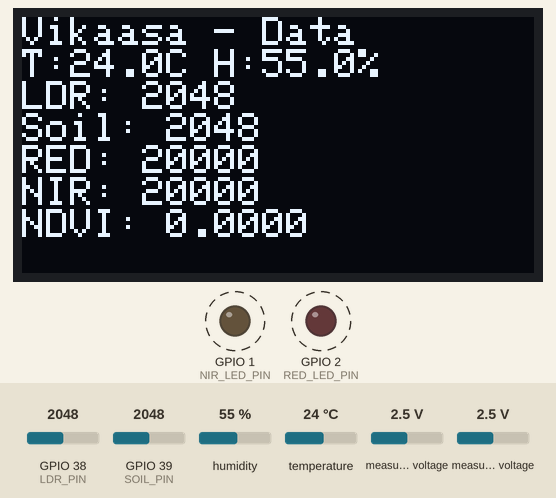
This sketch was run on a simulated ESP32. Parts: 128×64 one-colour display, output pins drawn as LEDs (lit = HIGH). Dashed ring = blinking. The test bench sets the inputs (shaded band); at power-on: humidity 55 %, measured voltage 2.5 V, GPIO 38 (LDR_PIN) = 2048, GPIO 39 (SOIL_PIN) = 2048, temperature 24 °C. What the sketch prints to the serial monitor is not drawn.

Above: at 3.2 s.
3.3 s: humidity set to 22 %
At 7.5 s:
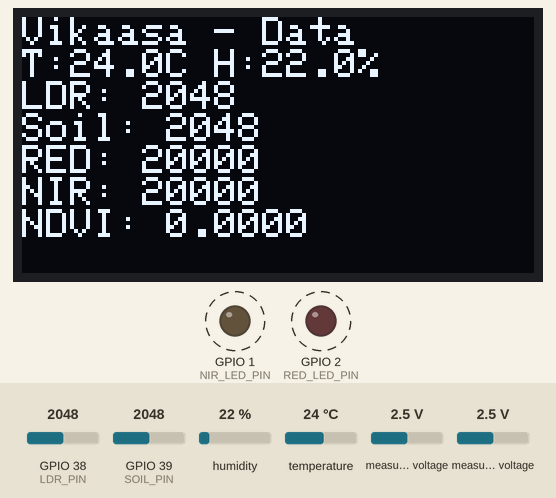
7.8 s: measured voltage (sensor 200) set to 0.1 V
At 9.7 s:
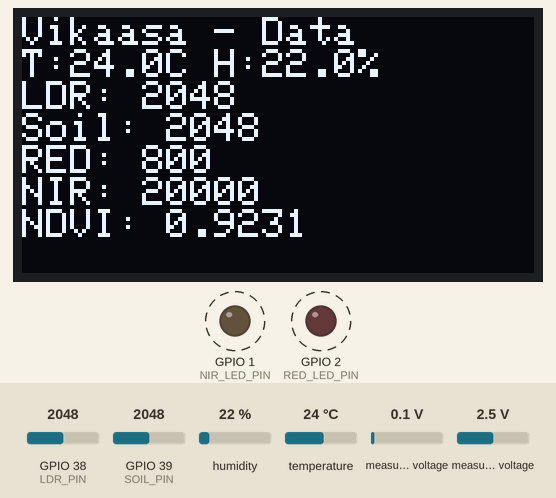
10.1 s: measured voltage (sensor 201) set to 0.1 V
At 11.7 s:
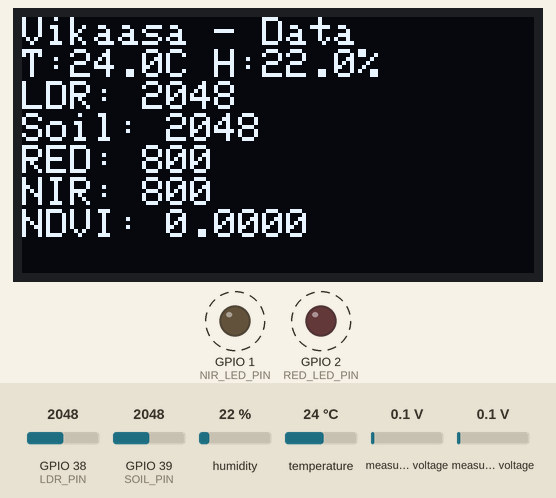
12.1 s: GPIO 38 (LDR_PIN) set to 2866
At 15.7 s:
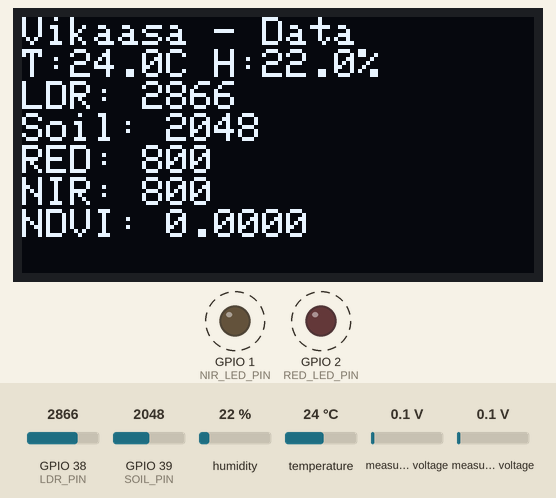
16.1 s: GPIO 39 (SOIL_PIN) set to 2866
At 19.0 s:
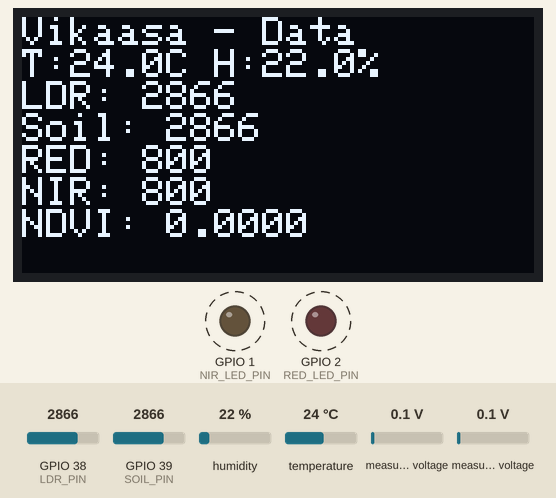
20.1 s: temperature set to 12 °C
At 24.16 s:
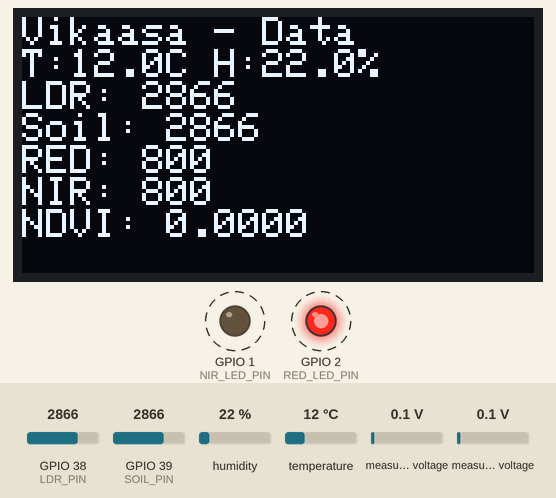
Timing chart, 0 to 25.1 s (numbered marks = the images above; inputs shaded):
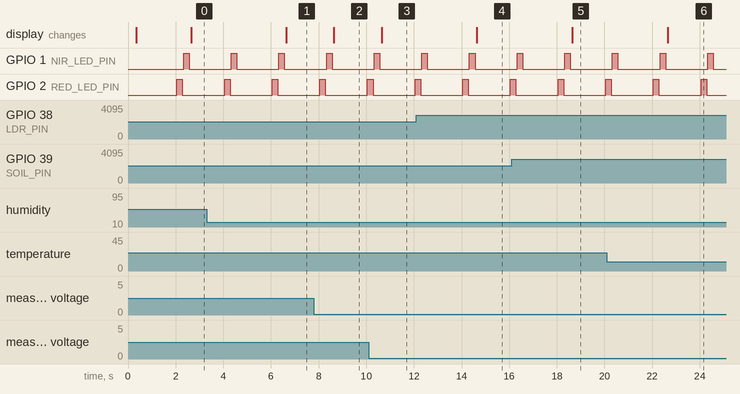

The sketch:

vikaasa_dataset_collector_oled.ino
```cpp
#include <Wire.h>
#include <Adafruit_GFX.h>
#include <Adafruit_SH110X.h>
#include <Adafruit_ADS1X15.h>
#include <DHT.h>
#include <math.h>

// ============================================================
// VIKAASA DATA COLLECTION FIRMWARE
//
// Shows live readings on the OLED. The operator inspects the
// displayed values, then enters the ground-truth condition in
// the Python logger and presses ENTER to save one observation.
//
// Serial format expected by the Python logger:
// DATA,temp,humidity,ldr,soil,red,nir,ndvi
// ============================================================

// Pin configuration from the supplied Vikaasa firmware
#define LDR_PIN       A2
#define SOIL_PIN      A3
#define NIR_LED_PIN   D0
#define RED_LED_PIN   D1
#define DHT_PIN       D3
#define DHT_TYPE      DHT22

#define SDA_PIN       4
#define SCL_PIN       5
#define OLED_ADDR     0x3C
#define ADS_ADDR      0x48

const unsigned long SERIAL_BAUD = 115200;
const unsigned long SAMPLE_INTERVAL_MS = 2000;
const unsigned long LED_SETTLE_MS = 100;
const unsigned long LED_OFF_SETTLE_MS = 50;
const int ADS_SAMPLES = 10;

Adafruit_SH1106G display(128, 64, &Wire, -1);
Adafruit_ADS1115 ads;
DHT dht(DHT_PIN, DHT_TYPE);

unsigned long lastSampleMs = 0;

int ldrRaw = 0;
int soilRaw = 0;
int redRaw = 0;
int nirRaw = 0;
float temperature = NAN;
float humidity = NAN;
float ndvi = NAN;

int readADSaverage(uint8_t channel) {
  long total = 0;

  for (int i = 0; i < ADS_SAMPLES; i++) {
    total += ads.readADC_SingleEnded(channel);
    delay(5);
  }

  return (int)(total / ADS_SAMPLES);
}

void readOpticalSensors() {
  digitalWrite(RED_LED_PIN, LOW);
  digitalWrite(NIR_LED_PIN, LOW);
  delay(LED_OFF_SETTLE_MS);

  // RED LED on alone -> ADS1115 A0
  digitalWrite(RED_LED_PIN, HIGH);
  delay(LED_SETTLE_MS);
  redRaw = readADSaverage(0);
  digitalWrite(RED_LED_PIN, LOW);
  delay(LED_OFF_SETTLE_MS);

  // NIR LED on alone -> ADS1115 A1
  digitalWrite(NIR_LED_PIN, HIGH);
  delay(LED_SETTLE_MS);
  nirRaw = readADSaverage(1);
  digitalWrite(NIR_LED_PIN, LOW);
  delay(LED_OFF_SETTLE_MS);
}

float calculateNDVI(int red, int nir) {
  long denominator = (long)nir + (long)red;

  if (denominator <= 0) {
    return NAN;
  }

  // Preliminary index from raw sensor counts; calibrate optical
  // measurements before interpreting this as scientific NDVI.
  return ((float)nir - (float)red) / (float)denominator;
}

void showStartupMessage(const char* line1, const char* line2) {
  display.clearDisplay();
  display.setTextSize(1);
  display.setTextColor(SH110X_WHITE);
  display.setCursor(0, 0);
  display.println("Vikaasa Dataset");
  display.println(line1);
  display.println(line2);
  display.display();
}

void showReadings() {
  display.clearDisplay();
  display.setTextSize(1);
  display.setTextColor(SH110X_WHITE);
  display.setCursor(0, 0);

  display.println("Vikaasa - Data");

  display.print("T:");
  if (isnan(temperature)) display.print("--");
  else display.print(temperature, 1);
  display.print("C H:");
  if (isnan(humidity)) display.print("--");
  else display.print(humidity, 1);
  display.println("%");

  display.print("LDR: ");
  display.println(ldrRaw);

  display.print("Soil: ");
  display.println(soilRaw);

  display.print("RED: ");
  display.println(redRaw);

  display.print("NIR: ");
  display.println(nirRaw);

  display.print("NDVI: ");
  if (isnan(ndvi)) display.println("INVALID");
  else display.println(ndvi, 4);

  display.display();
}

void printSerialData() {
  // Keep this as a single CSV-style line so the Python reader can parse it.
  Serial.print("DATA,");
  Serial.print(temperature, 2);
  Serial.print(",");
  Serial.print(humidity, 2);
  Serial.print(",");
  Serial.print(ldrRaw);
  Serial.print(",");
  Serial.print(soilRaw);
  Serial.print(",");
  Serial.print(redRaw);
  Serial.print(",");
  Serial.print(nirRaw);
  Serial.print(",");

  if (isnan(ndvi)) Serial.println("0.0000");
  else Serial.println(ndvi, 4);
}

void setup() {
  Serial.begin(SERIAL_BAUD);
  delay(300);

  pinMode(RED_LED_PIN, OUTPUT);
  pinMode(NIR_LED_PIN, OUTPUT);
  digitalWrite(RED_LED_PIN, LOW);
  digitalWrite(NIR_LED_PIN, LOW);

  pinMode(LDR_PIN, INPUT);
  pinMode(SOIL_PIN, INPUT);

  Wire.begin(SDA_PIN, SCL_PIN);
  Wire.setClock(400000);

  if (!display.begin(OLED_ADDR, true)) {
    Serial.println("ERROR: OLED initialization failed");
    while (true) delay(10);
  }

  if (!ads.begin(ADS_ADDR)) {
    showStartupMessage("ERROR:", "ADS1115 missing");
    Serial.println("ERROR: ADS1115 not detected at 0x48");
    while (true) delay(10);
  }

  ads.setGain(GAIN_ONE);
  ads.setDataRate(RATE_ADS1115_860SPS);
  dht.begin();

  showStartupMessage("Starting sensors...", "");
  Serial.println("Vikaasa dataset collector ready.");
  Serial.println("OLED shows live readings; Python records only when you press ENTER.");
  Serial.println("Format: DATA,temp,humidity,ldr,soil,red,nir,ndvi");
}

void loop() {
  if (millis() - lastSampleMs < SAMPLE_INTERVAL_MS) {
    return;
  }
  lastSampleMs = millis();

  ldrRaw = analogRead(LDR_PIN);
  soilRaw = analogRead(SOIL_PIN);

  readOpticalSensors();

  temperature = dht.readTemperature();
  humidity = dht.readHumidity();

  ndvi = calculateNDVI(redRaw, nirRaw);

  if (isnan(temperature) || isnan(humidity)) {
    showReadings();
    Serial.println("WARNING: DHT22 reading invalid; DATA sample skipped.");
    return;
  }

  showReadings();

  // Python's background serial reader keeps the latest complete DATA line.
  // The user reviews the OLED, types the condition in Python, and presses
  // ENTER; Python logs the latest complete reading it has received.
  printSerialData();
}
```

Measured:
- after the input at 3.3 s, the display: changes after 3.3 s (image 1)
- after the input at 7.8 s, the display: changes after 0.84 s (image 2)
- after the input at 10.1 s, the display: changes after 0.55 s (image 3)
- after the input at 12.1 s, the display: changes after 2.5 s (image 4)
- after the input at 16.1 s, the display: changes after 2.5 s (image 5)
- after the input at 20.1 s, the display: changes after 2.5 s (image 6)
- by itself, GPIO 1 (NIR_LED_PIN), GPIO 2 (RED_LED_PIN): alternates HIGH for 0.23 s and LOW for 1.8 s
